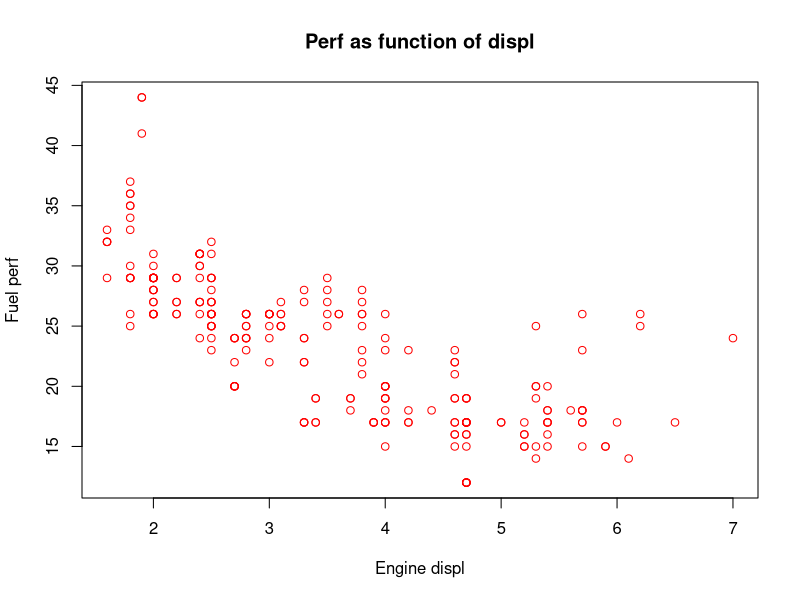
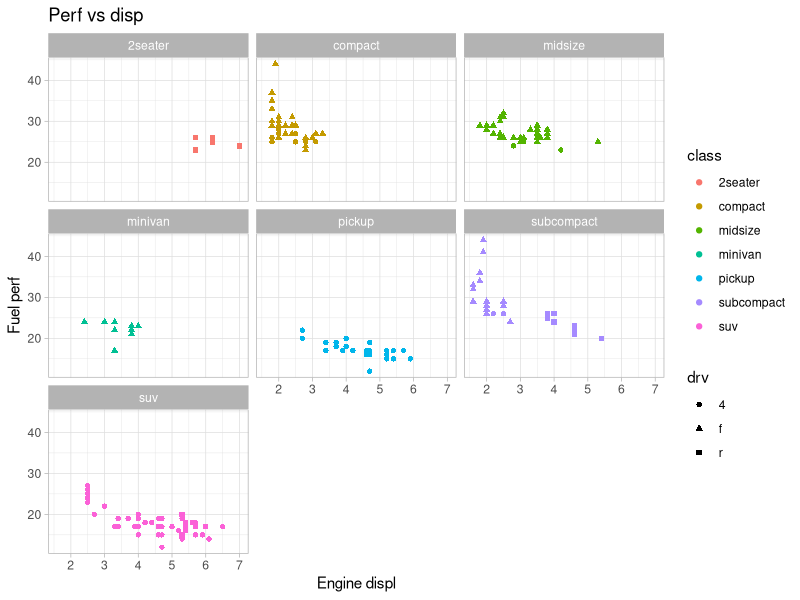
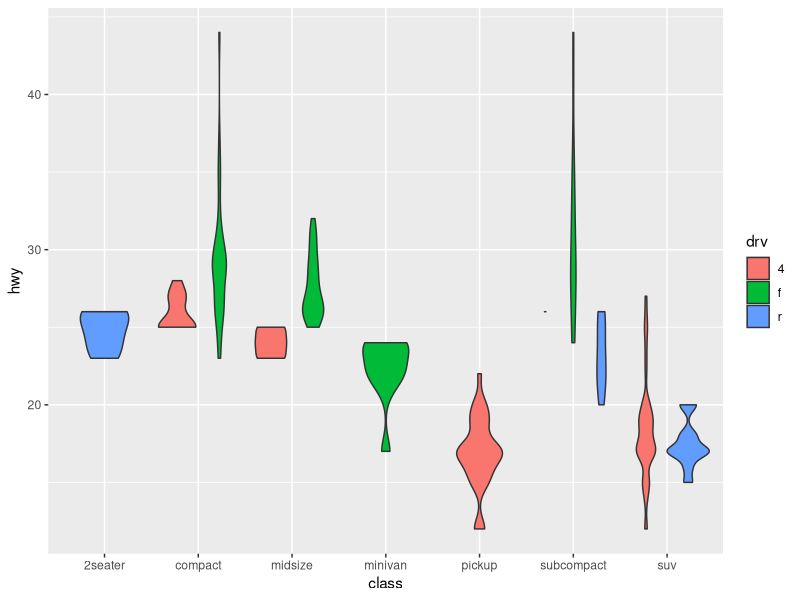
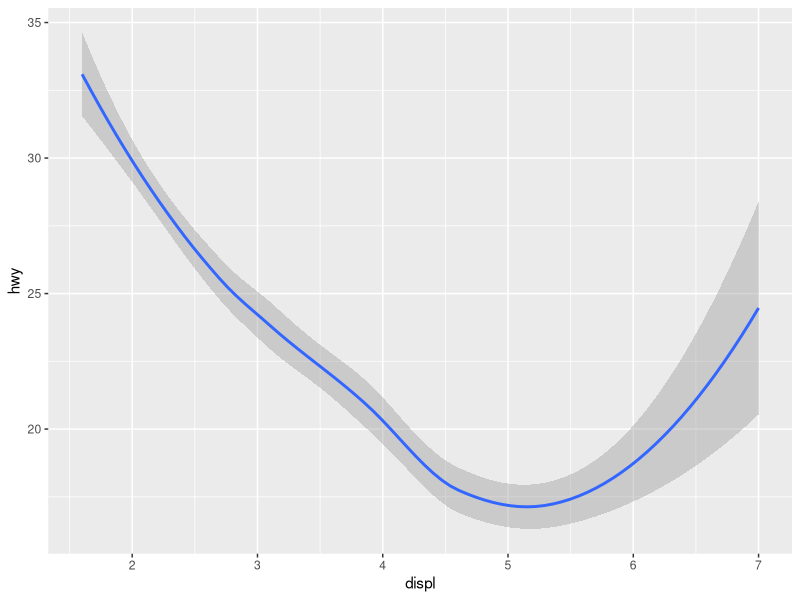
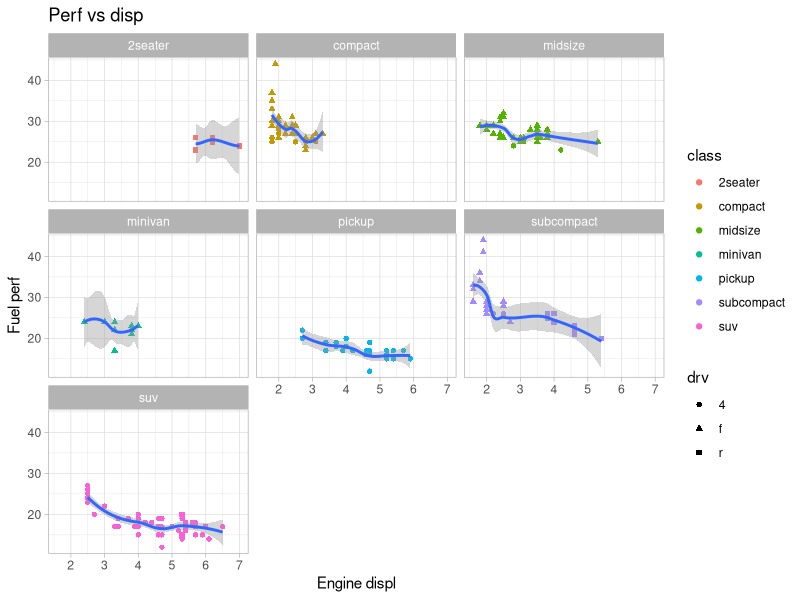
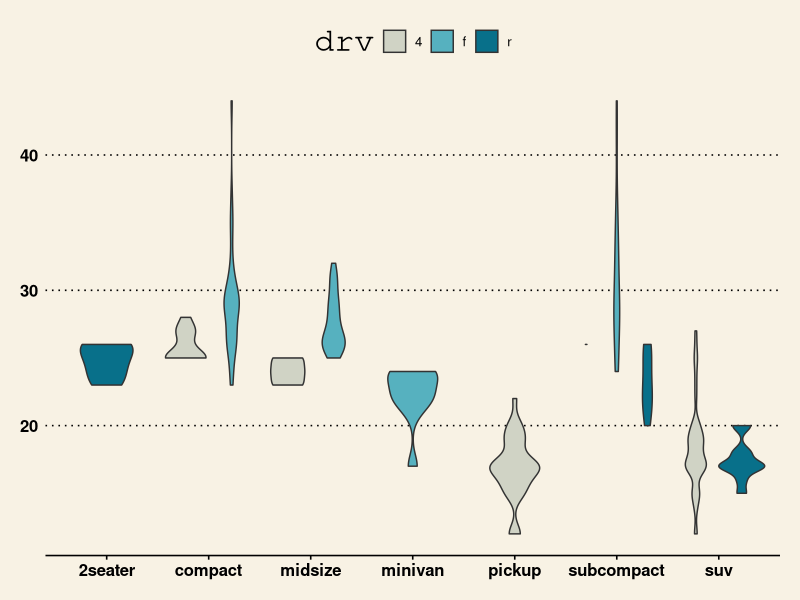
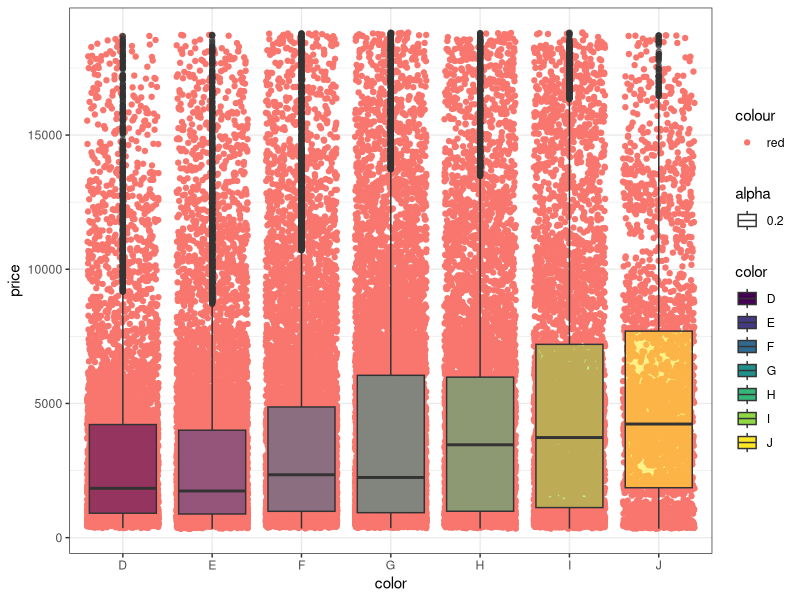
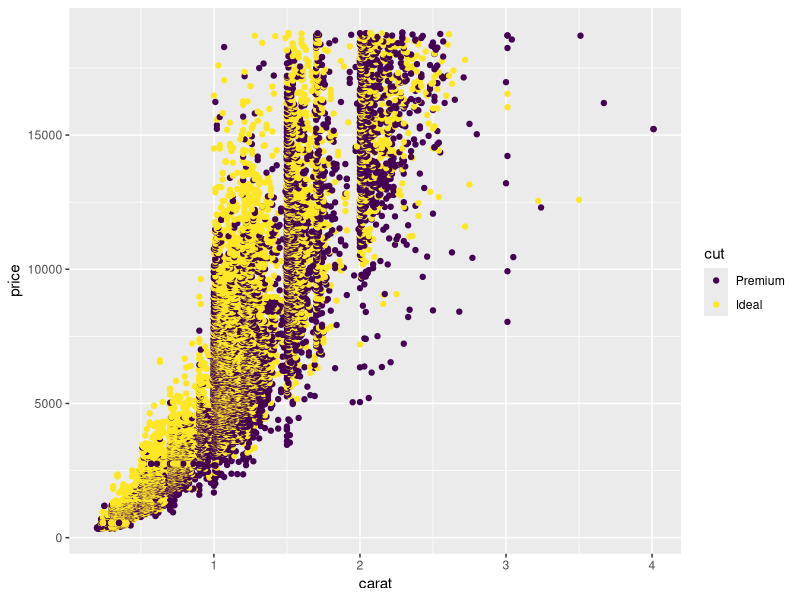

Write R code to recreate these figures, in order.
#############################
# Ggplot
#############################
library(tidyverse)
head(mpg)

# gg = Grammar of graphics

# Normal, base R graphics
plot(mpg$displ, mpg$hwy, col='red'
     , xlab ='Engine displ'
     , ylab = 'Fuel perf'
     , main = 'Perf as function of displ')

# The gg approach:
# - Plot: coordinate system / canvas
# - Layer: different representations of the data
# Within each layer, we need
# - Data
# - Geometry (points, lines, bars)
# - Aesthetics (visual attributes, like color)

ggplot(data=mpg)+
  geom_point(aes(x=displ, y=hwy, color=class, shape=drv))+
  labs(x="Engine displ", y="Fuel perf", title="Perf vs disp")+
  facet_wrap(~ class, nrow=3)+
  theme_light()

#ggsave('my_chart.png')
ggplot(data = mpg) +
  geom_violin(aes(x=class, y=hwy, fill=drv))

ggplot(data = mpg)+
  geom_smooth(aes(x=displ, y=hwy))


ggplot(data=mpg)+
  geom_point(aes(x=displ, y=hwy, color=class, shape=drv))+
  geom_smooth(aes(x=displ, y=hwy))+
  labs(x="Engine displ", y="Fuel perf", title="Perf vs disp")+
  facet_wrap(~ class, nrow=3)+
  theme_light()

library(ggthemes)
ggplot(data = mpg) +
  geom_violin(aes(x=class, y=hwy, fill=drv))+
  scale_fill_manual(values=c("#d0d3c5", "#56b1bf", "#08708a"))+
  theme_wsj()


#############
# EXERCISE
##############
head(diamonds)

ggplot(data=diamonds)+
  geom_jitter(aes(x=color, y=price, color="red"))+
  geom_boxplot(aes(x=color, y=price, fill=color, alpha=0.2))+
  theme_bw()



head(diamonds)

# Combine ggplot with dplyr smoothly
diamonds %>% 
  filter(cut %in% c("Ideal", "Premium")) %>%
  select(carat, cut, price) %>%
  ggplot()+
  geom_point(aes(x=carat, y=price, color=cut))






